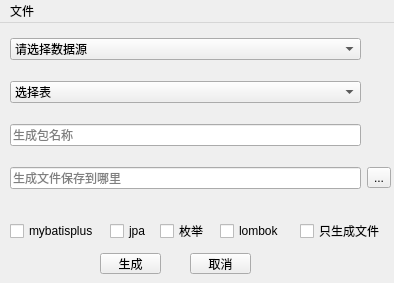
<?xml version="1.0" encoding="UTF-8"?>
<ui version="4.0">
 <class>MainWindow</class>
 <widget class="QMainWindow" name="MainWindow">
  <property name="geometry">
   <rect>
    <x>0</x>
    <y>0</y>
    <width>394</width>
    <height>283</height>
   </rect>
  </property>
  <property name="windowTitle">
   <string>自动生成代码</string>
  </property>
  <widget class="QWidget" name="centralwidget">
   <widget class="QCheckBox" name="checkBox_2">
    <property name="geometry">
     <rect>
      <x>160</x>
      <y>200</y>
      <width>47</width>
      <height>16</height>
     </rect>
    </property>
    <property name="text">
     <string>枚举</string>
    </property>
   </widget>
   <widget class="QCheckBox" name="checkBox_3">
    <property name="geometry">
     <rect>
      <x>10</x>
      <y>200</y>
      <width>89</width>
      <height>16</height>
     </rect>
    </property>
    <property name="text">
     <string>mybatisplus</string>
    </property>
   </widget>
   <widget class="QCheckBox" name="checkBox_4">
    <property name="geometry">
     <rect>
      <x>110</x>
      <y>200</y>
      <width>41</width>
      <height>16</height>
     </rect>
    </property>
    <property name="text">
     <string>jpa</string>
    </property>
   </widget>
   <widget class="QCheckBox" name="checkBox_5">
    <property name="geometry">
     <rect>
      <x>300</x>
      <y>200</y>
      <width>83</width>
      <height>16</height>
     </rect>
    </property>
    <property name="text">
     <string>只生成文件</string>
    </property>
   </widget>
   <widget class="QCheckBox" name="checkBox">
    <property name="geometry">
     <rect>
      <x>220</x>
      <y>200</y>
      <width>59</width>
      <height>16</height>
     </rect>
    </property>
    <property name="text">
     <string>lombok</string>
    </property>
   </widget>
   <widget class="QWidget" name="layoutWidget">
    <property name="geometry">
     <rect>
      <x>10</x>
      <y>0</y>
      <width>381</width>
      <height>181</height>
     </rect>
    </property>
    <layout class="QGridLayout" name="gridLayout">
     <item row="3" column="0">
      <widget class="QLineEdit" name="lineEdit_4">
       <property name="placeholderText">
        <string>生成文件保存到哪里</string>
       </property>
      </widget>
     </item>
     <item row="1" column="0">
      <widget class="QComboBox" name="comboBox_2">
       <item>
        <property name="text">
         <string>选择表</string>
        </property>
       </item>
      </widget>
     </item>
     <item row="3" column="1">
      <widget class="QToolButton" name="toolButton_3">
       <property name="text">
        <string>...</string>
       </property>
      </widget>
     </item>
     <item row="2" column="0">
      <widget class="QLineEdit" name="lineEdit_3">
       <property name="placeholderText">
        <string>生成包名称</string>
       </property>
      </widget>
     </item>
     <item row="0" column="0">
      <widget class="QComboBox" name="comboBox">
       <item>
        <property name="text">
         <string>请选择数据源</string>
        </property>
       </item>
      </widget>
     </item>
    </layout>
   </widget>
   <widget class="QToolButton" name="toolButton">
    <property name="geometry">
     <rect>
      <x>100</x>
      <y>230</y>
      <width>61</width>
      <height>21</height>
     </rect>
    </property>
    <property name="text">
     <string>生成</string>
    </property>
   </widget>
   <widget class="QToolButton" name="toolButton_2">
    <property name="geometry">
     <rect>
      <x>190</x>
      <y>230</y>
      <width>61</width>
      <height>21</height>
     </rect>
    </property>
    <property name="text">
     <string>取消</string>
    </property>
   </widget>
  </widget>
  <widget class="QMenuBar" name="menubar">
   <property name="geometry">
    <rect>
     <x>0</x>
     <y>0</y>
     <width>394</width>
     <height>23</height>
    </rect>
   </property>
   <widget class="QMenu" name="menu">
    <property name="title">
     <string>文件</string>
    </property>
    <widget class="QMenu" name="menu_2">
     <property name="title">
      <string>添加数据源</string>
     </property>
     <addaction name="actionmysql"/>
     <addaction name="actionoracle"/>
     <addaction name="action"/>
     <addaction name="action_sql"/>
    </widget>
    <addaction name="menu_2"/>
   </widget>
   <addaction name="menu"/>
  </widget>
  <action name="actionmysql">
   <property name="text">
    <string>mysql</string>
   </property>
  </action>
  <action name="actionoracle">
   <property name="text">
    <string>oracle</string>
   </property>
  </action>
  <action name="action">
   <property name="text">
    <string>查看数据源</string>
   </property>
  </action>
  <action name="action_sql">
   <property name="text">
    <string>导入sql文件</string>
   </property>
  </action>
 </widget>
 <resources/>
 <connections>
  <connection>
   <sender>toolButton_2</sender>
   <signal>clicked()</signal>
   <receiver>MainWindow</receiver>
   <slot>close()</slot>
   <hints>
    <hint type="sourcelabel">
     <x>231</x>
     <y>264</y>
    </hint>
    <hint type="destinationlabel">
     <x>331</x>
     <y>248</y>
    </hint>
   </hints>
  </connection>
 </connections>
</ui>
